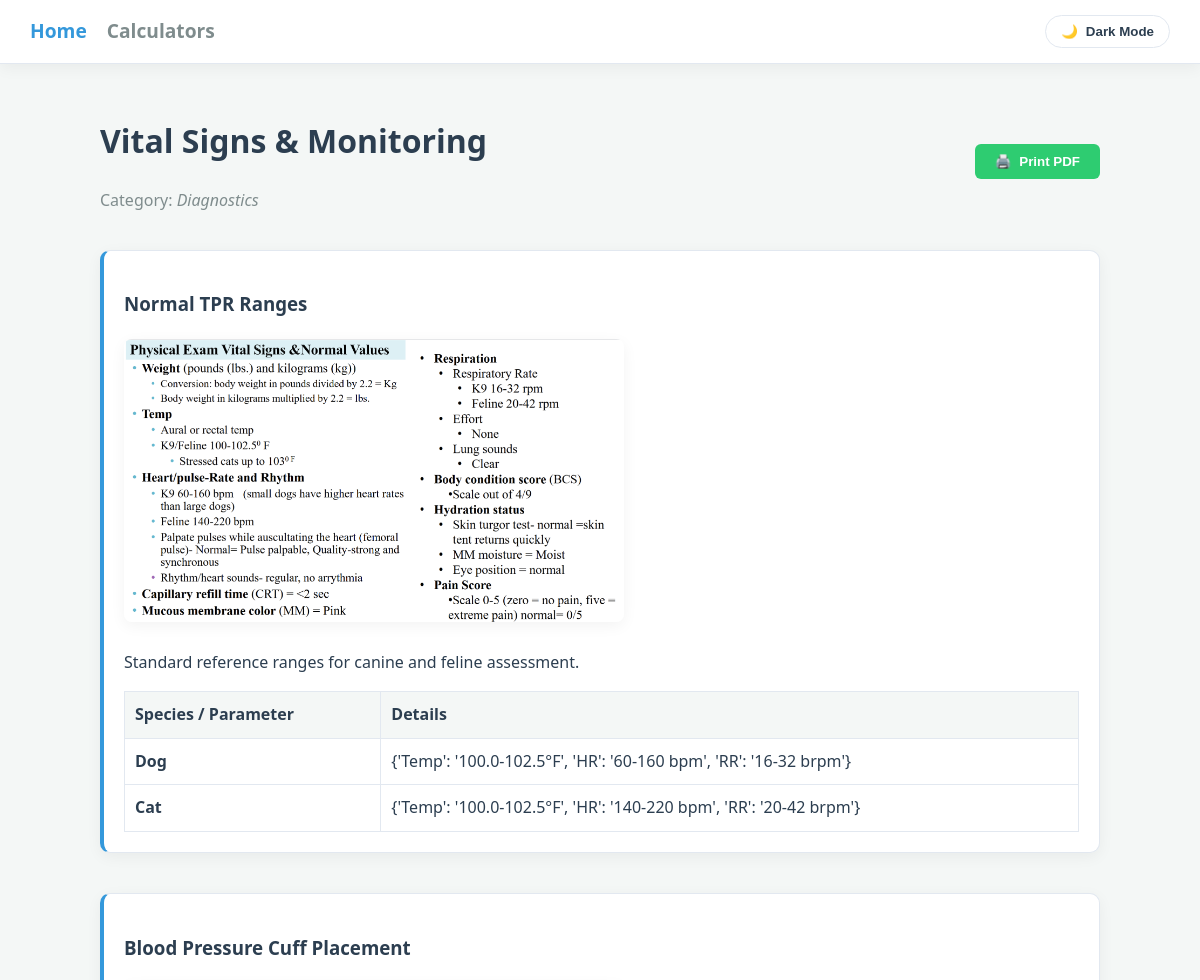
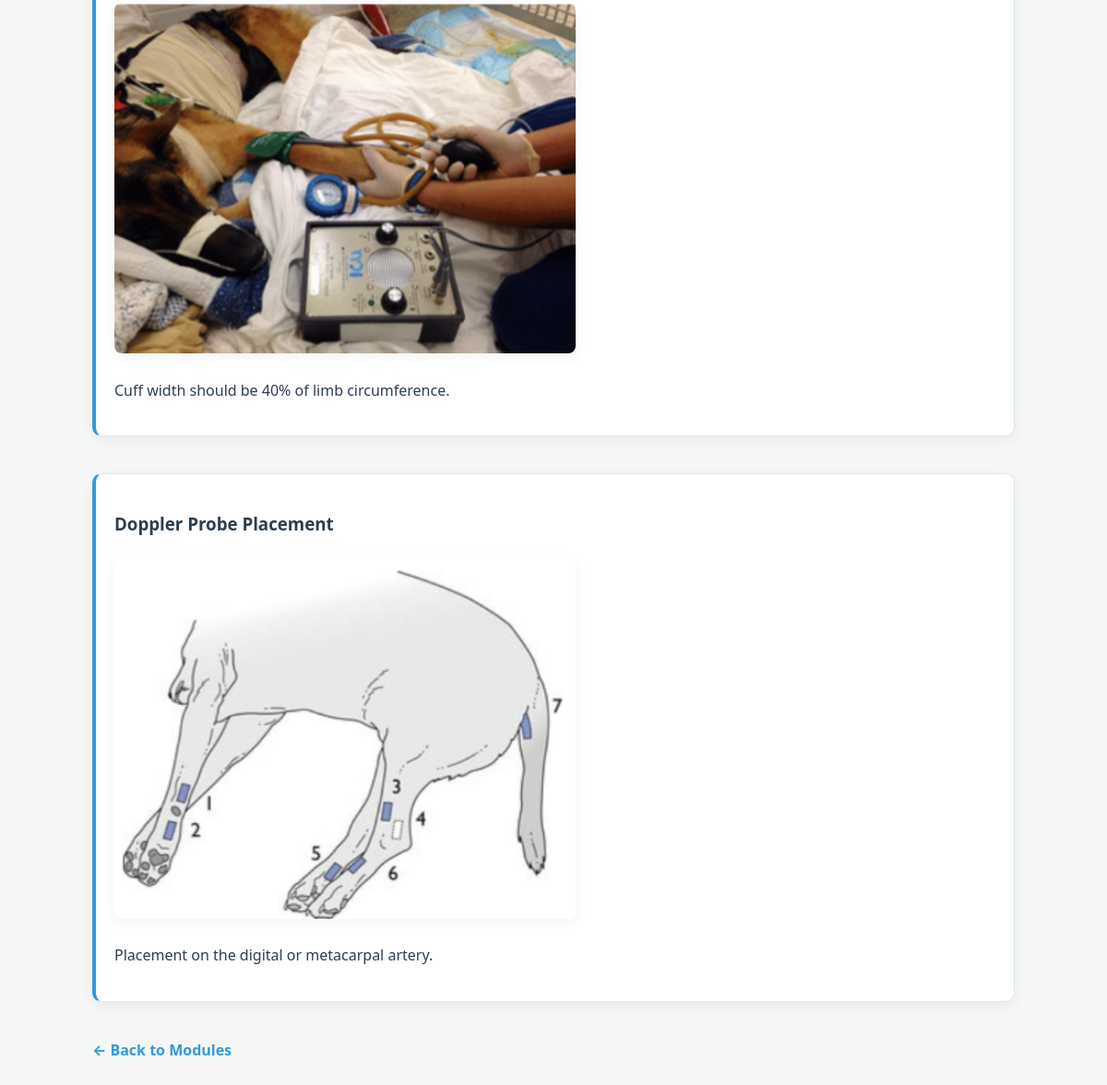
Screenshot of /topic/2 with the database file from the repository (2 pictures, top to bottom).
### models.py (models this page shows)
class Topic(db.Model):
    id = db.Column(db.Integer, primary_key=True)
    module_id = db.Column(db.Integer, db.ForeignKey('study_module.id'))
    title = db.Column(db.String(100), nullable=False) # e.g., 'Bandaging Technique'
    category = db.Column(db.String(50)) # e.g., 'Procedure', 'Diagnostics', 'Math'
    sub_sections = db.relationship('SubSection', backref='topic', lazy=True)

class SubSection(db.Model):
    id = db.Column(db.Integer, primary_key=True)
    topic_id = db.Column(db.Integer, db.ForeignKey('topic.id'))
    heading = db.Column(db.String(200)) # e.g., 'The 3 Layers of a Bandage'
    content = db.Column(db.Text)        # The detailed notes
    image_filename = db.Column(db.String(100), nullable=True)
    structured_data = db.Column(db.JSON, nullable=True)

### app.py (the view)
@app.route('/topic/<int:topic_id>')
def topic_detail(topic_id):
    topic = Topic.query.get_or_404(topic_id)
    sub_sections = list(topic.sub_sections)
    if topic.category == "Study Tool":
        random.shuffle(sub_sections)
        for sub in sub_sections:
            if sub.structured_data and 'options' in sub.structured_data:
                random.shuffle(sub.structured_data['options'])
    if "ECG" in topic.title:
        return render_template('nursing/rhythm_library.html', topic=topic, sub_sections=sub_sections)
    return render_template('nursing/procedures.html', topic=topic, sub_sections=sub_sections)

### templates/nursing/procedures.html (shortened to what this page needs)
{% extends 'base.html' %}
{% block content %}
<div style="display: flex; justify-content: space-between; align-items: center; margin-bottom: 20px;">
    <div>
        <h1 style="color: var(--text-main);">{{ topic.title }}</h1>
        <p style="color: var(--text-muted);">Category: <em>{{ topic.category }}</em></p>
    </div>
    <div style="display: flex; gap: 10px; align-items: center;">
        <button onclick="window.print()" class="btn btn-primary" style="display: flex; align-items: center; gap: 8px; background-color: var(--success);">
            <span>🖨️</span> Print PDF
        </button>
    </div>
</div>
<div id="mainContent">
    {% if topic.category == "Study Tool" %}
        <form action="{{ url_for('submit_quiz', topic_id=topic.id) }}" method="POST">
            {% for sub in sub_sections %}
                <section class="quiz-section" style="margin-bottom: 40px; border-left: 4px solid var(--primary); padding-left: 20px;">
                    <h3 style="color: var(--primary);">
                        Q{{ loop.index }}: {{ sub.heading.split(':', 1)[1] if ':' in sub.heading else sub.heading }}
                    </h3>
                    <p style="font-size: 1.1em; margin-bottom: 20px; color: var(--text-main);">{{ sub.content }}</p>
                    {% if sub.structured_data and 'options' in sub.structured_data %}
                        <div style="display: grid; gap: 12px; max-width: 600px;">
                            {% for option in sub.structured_data.options %}
                                <label class="quiz-option">
                                    <input type="radio" name="question_{{ sub.id }}" value="{{ option }}" required>
                                    <span class="option-text">{{ option }}</span>
                                </label>
                            {% endfor %}
                        </div>
                    {% endif %}
                </section>
            {% endfor %}
            <div style="text-align: center; margin: 50px 0;">
                <button type="submit" class="submit-btn">
                    Submit My Answers
                </button>
            </div>
        </form>
    {% else %}
        {% for sub in sub_sections %}
            <section class="quiz-section" style="margin-bottom: 40px; border-left: 4px solid var(--primary); padding-left: 20px;">
                <h3 style="color: var(--text-main);">{{ sub.heading }}</h3>
                {% if sub.image_filename %}
                    <div style="margin: 20px 0; max-width: 500px;">
                        <img src="{{ url_for('static', filename='images/diagrams/' + sub.image_filename) }}"
                             alt="Clinical Diagram"
                             style="width: 100%; height: auto; border-radius: 8px; box-shadow: var(--shadow);">
                    </div>
                {% endif %}
                <p style="color: var(--text-main);">{{ sub.content }}</p>
                {% if sub.structured_data %}
                    <table style="width:100%; border-collapse: collapse; margin-top: 15px; background: var(--bg-card); color: var(--text-main);">
                        <tr style="background-color: var(--bg-main);">
                            <th style="padding: 10px; border: 1px solid var(--border-color);">Species / Parameter</th>
                            <th colspan="3" style="padding: 10px; border: 1px solid var(--border-color);">Details</th>
                        </tr>
                        {% for key, value in sub.structured_data.items() %}
                        <tr>
                            <td style="padding: 10px; border: 1px solid var(--border-color);"><strong>{{ key }}</strong></td>
                            <td colspan="3" style="padding: 10px; border: 1px solid var(--border-color);">{{ value }}</td>
                        </tr>
                        {% endfor %}
                    </table>
                {% endif %}
            </section>
        {% endfor %}
    {% endif %}
</div>
<div class="back-link" style="margin-top: 20px; padding-bottom: 40px;">
    <a href="/" style="display: inline-block; color: var(--primary); text-decoration: none; font-weight: bold;">← Back to Modules</a>
</div>
{% endblock %}

### static/css/main.css (style rules this page uses)
:root { --bg-main: #f4f7f6; --bg-card: #ffffff; --text-main: #2c3e50; --text-muted: #7f8c8d; --primary: #3498db; --primary-hover: #2980b9; --success: #2ecc71; --danger: #e74c3c; --warning: #e67e22; --border-color: #e2e8f0; --shadow: 0 4px 15px rgba(0, 0, 0, 0.05); }
body { background-color: var(--bg-main); color: var(--text-main); font-family: 'Segoe UI', system-ui, -apple-system, sans-serif; line-height: 1.6; transition: background-color 0.3s ease, color 0.3s ease; margin: 0; padding: 0; }
h1, h2, h3, h4 { color: var(--text-main); }
.card, .quiz-section, .calculator-box { background-color: var(--bg-card); border: 1px solid var(--border-color); border-radius: 10px; box-shadow: var(--shadow); padding: 20px; transition: background-color 0.3s ease, border-color 0.3s ease; }
.btn { display: inline-block; padding: 10px 20px; border: none; border-radius: 6px; font-weight: bold; cursor: pointer; text-align: center; transition: all 0.2s ease; }
.btn-primary { background-color: var(--primary); color: white; }
table { width: 100%; border-collapse: collapse; background-color: var(--bg-card); color: var(--text-main); }
th, td { border: 1px solid var(--border-color); padding: 12px; text-align: left; }
th { background-color: var(--bg-main); font-weight: bold; }

### rows the page displays
Topic: title "Vital Signs & Monitoring", category "Diagnostics"
SubSection: heading "Normal TPR Ranges", image_filename (picture), content "Standard reference ranges for canine and feline assessment.", structured_data "Dog" "Cat", structured_data "{'Temp': '100.0-102.5°F', 'HR': '60-160 bpm', 'RR': '16-32 brpm'}" "{'Temp': '100.0-102.5°F', 'HR': '140-220 bpm', 'RR': '20-42 brpm'}"
SubSection: heading "Blood Pressure Cuff Placement", image_filename (picture), content "Cuff width should be 40% of limb circumference."
SubSection: heading "Doppler Probe Placement", image_filename (picture), content "Placement on the digital or metacarpal artery."
